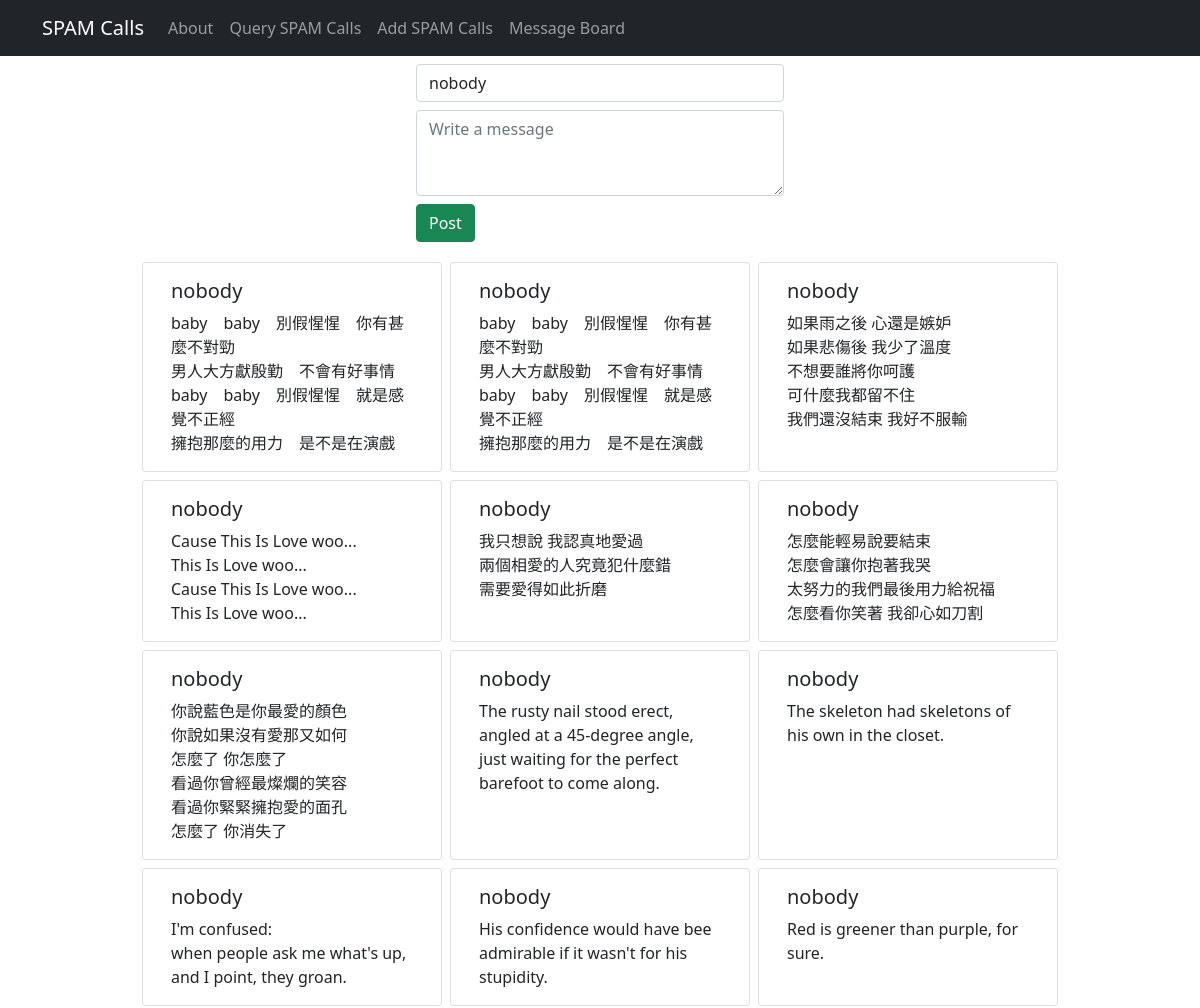
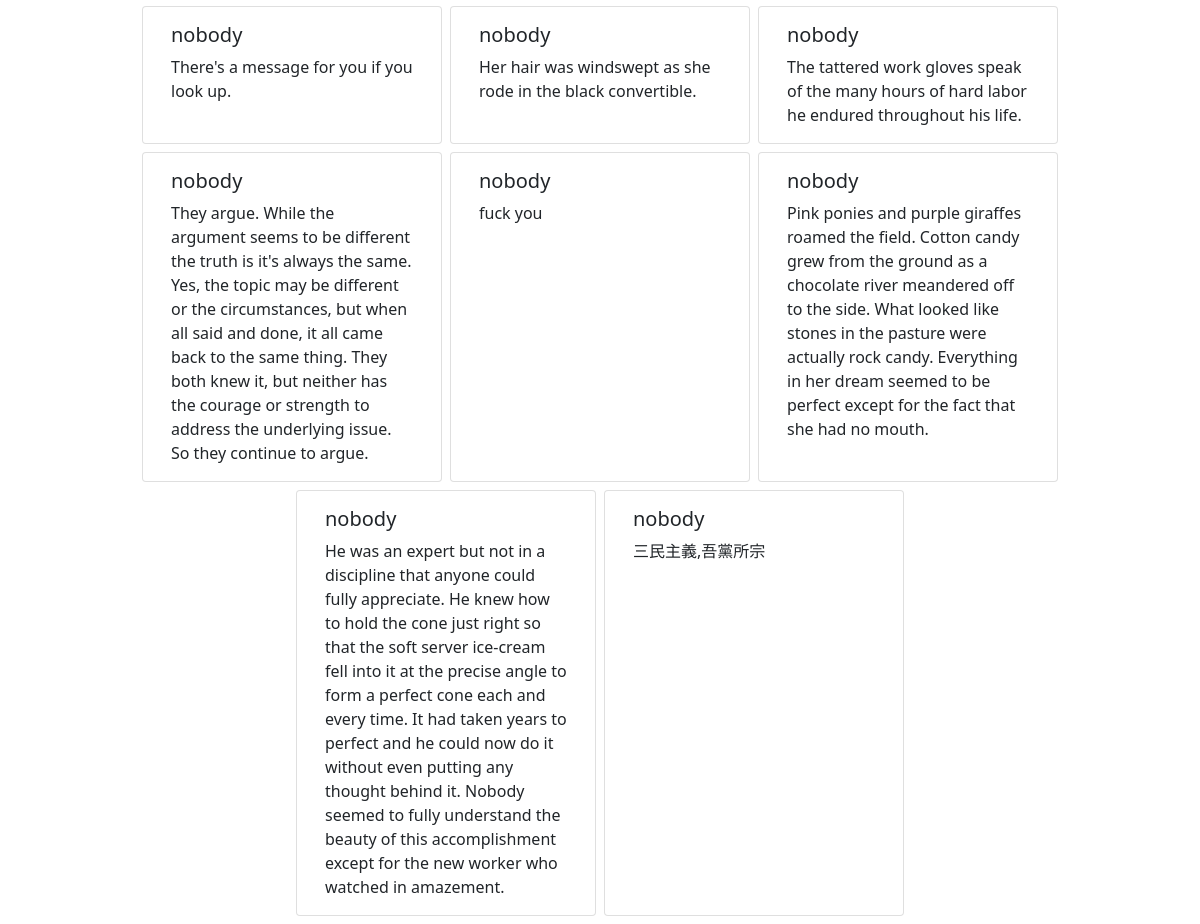
Screenshot of /msg with the database file from the repository (2 pictures, top to bottom).
### tables this page shows
CREATE TABLE msgs (                id INTEGER PRIMARY KEY AUTOINCREMENT,                name TEXT NOT NULL,                msg TEXT NOT NULL,                time TIMESTAMP DEFAULT CURRENT_TIMESTAMP);

### routes.py (the view, shortened to what this page needs)
@app.route("/msg", methods=["GET", "POST"])
def msg():
    if request.method == "GET":
        sql = "select * from msgs order by id desc limit 20"
        with sqlite3.connect(database) as con:
            con.row_factory = sqlite3.Row
            cur = con.cursor()
            cur.execute(sql)
            data = cur.fetchall()
        if data == []:
            return render_template("message.html", data="")
        return render_template("message.html", data=data)

### templates/message.html (shortened to what this page needs)
{% extends "template.html" %}
{% block body %}
<div class="container-fluid">
    <div class="justify-content-center row">
        <form role="form" class="col-4" id="validation" method="POST">
            <div class="form-group" action="{{ url_for('msg') }}">
                <div class="mb-2 mx-1">
                    <input name="name" type="text" class="mb-2 form-control form-group form-control" id="calls"
                        value="nobody" required placeholder="Nick Name" maxlength="20" pattern="^[0-9A-Z.\sa-z]{1,20}$"
                        required>
                    <textarea id=calls name="msg" class="form-control form-group" rows="3" placeholder="Write a message"
                        required></textarea>
                </div>
            </div>
            <button type="submit" class="mx-1 mb-1 btn btn-success">Post</button>
        </form>
    </div>
    <div class="justify-content-center row">
        {% if data == "" %}
        <p class="text-justify">No one leave a message yet.</p>
        {% else %}
        {% for rec in data %}
        <div class="card col-3 mb-2 mx-1">
            <div class="card-body">
                <h5 class="card-title">{{ rec["name"] }}</h5>
                <p class="card-text">
                    {{ rec["msg"].replace("\n","<br>")|safe }}
                </p>
            </div>
        </div>
        {% endfor %}
        {% endif %}
    </div>
</div>
{% endblock %}

### rows the page displays
msgs: name "nobody", msg.replace "baby baby 別假惺惺 你有甚麼不對勁 男人大方獻殷勤 不會有好事情 baby baby 別假惺惺 就是感覺不正經 擁抱那麼的用力 是不是在演戲"
msgs: name "nobody", msg.replace "baby baby 別假惺惺 你有甚麼不對勁 男人大方獻殷勤 不會有好事情 baby baby 別假惺惺 就是感覺不正經 擁抱那麼的用力 是不是在演戲"
msgs: name "nobody", msg.replace "如果雨之後 心還是嫉妒 如果悲傷後 我少了溫度 不想要誰將你呵護 可什麼我都留不住 我們還沒結束 我好不服輸"
msgs: name "nobody", msg.replace "Cause This Is Love woo... This Is Love woo... Cause This Is Love woo... This Is Love woo..."
msgs: name "nobody", msg.replace "我只想說 我認真地愛過 兩個相愛的人究竟犯什麼錯 需要愛得如此折磨"
msgs: name "nobody", msg.replace "怎麼能輕易說要結束 怎麼會讓你抱著我哭 太努力的我們最後用力給祝福 怎麼看你笑著 我卻心如刀割"
msgs: name "nobody", msg.replace "你說藍色是你最愛的顏色 你說如果沒有愛那又如何 怎麼了 你怎麼了 看過你曾經最燦爛的笑容 看過你緊緊擁抱愛的面孔 怎麼了 你消失了"
msgs: name "nobody", msg.replace "The rusty nail stood erect, angled at a 45-degree angle, just waiting for the perfect barefoot to come along."
msgs: name "nobody", msg.replace "The skeleton had skeletons of his own in the closet."
msgs: name "nobody", msg.replace "I'm confused: when people ask me what's up, and I point, they groan."
msgs: name "nobody", msg.replace "His confidence would have bee admirable if it wasn't for his stupidity."
msgs: name "nobody", msg.replace "Red is greener than purple, for sure."
msgs: name "nobody", msg.replace "There's a message for you if you look up."
msgs: name "nobody", msg.replace "Her hair was windswept as she rode in the black convertible."
msgs: name "nobody", msg.replace "The tattered work gloves speak of the many hours of hard labor he endured throughout his life."
msgs: name "nobody", msg.replace "They argue. While the argument seems to be different the truth is it's always the same. Yes, the topic may be different or the circumstances, but when all said and done, it all came back to the same thing. They both knew it, but neither has the courage or strength to address the underlying issue. So they continue to argue."
msgs: name "nobody", msg.replace "fuck you"
msgs: name "nobody", msg.replace "Pink ponies and purple giraffes roamed the field. Cotton candy grew from the ground as a chocolate river meandered off to the side. What looked like stones in the pasture were actually rock candy. Everything in her dream seemed to be perfect except for the fact that she had no mouth."
msgs: name "nobody", msg.replace "He was an expert but not in a discipline that anyone could fully appreciate. He knew how to hold the cone just right so that the soft server ice-cream fell into it at the precise angle to form a perfect cone each and every time. It had taken years to perfect and he could now do it without even putting any thought behind it. Nobody seemed to fully understand the beauty of this accomplishment except for the new worker who watched in amazement."
msgs: name "nobody", msg.replace "三民主義,吾黨所宗"
